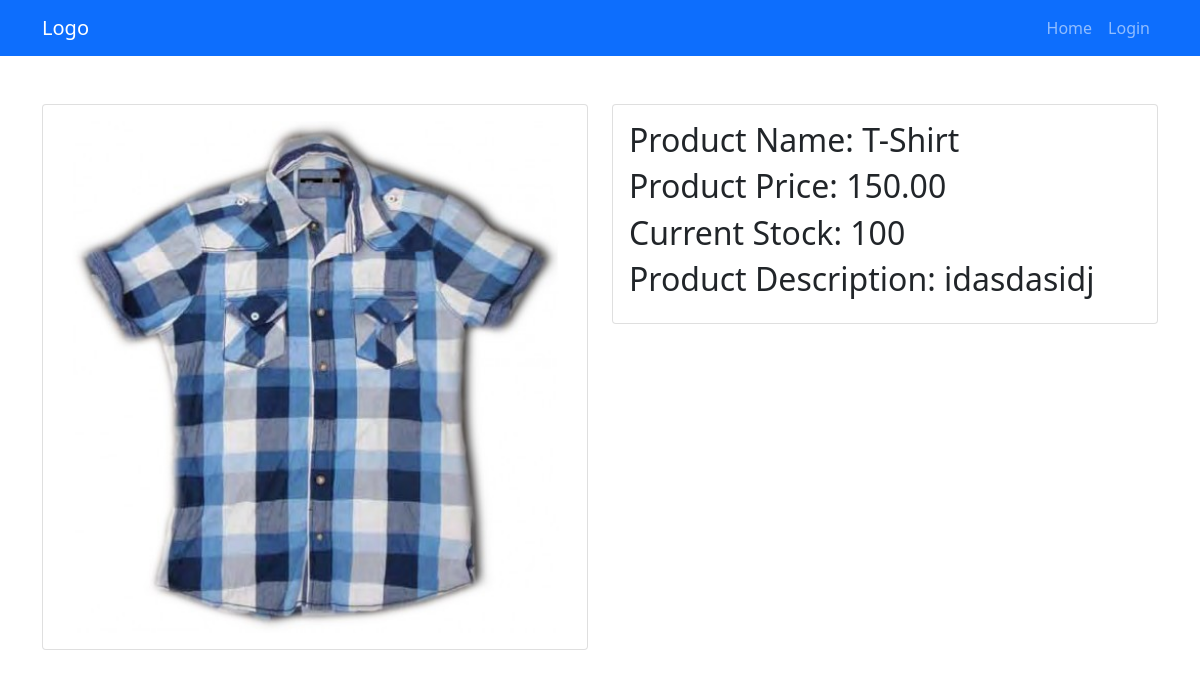
The app's page /pages/action.php?status=detail&id=7 with its own data.
### tables this page shows
CREATE TABLE `products` (
  `id` int(10) NOT NULL,
  `name` varchar(256) NOT NULL,
  `price` float(10,2) NOT NULL,
  `stock` int(10) NOT NULL,
  `description` text NOT NULL,
  `image` text NOT NULL
);

### app/classes/Product.php (called while the page is built, shortened)
<?php
class Product
{
    public function getProductInfoById($id)
    {
        $this->link = mysqli_connect('localhost', 'root', '', 'wp');
        if ($this->link)
        {
            $this->sql = "SELECT * FROM products WHERE id ='$id' ";
            if (mysqli_query($this->link, $this->sql))
            {
                $this->queryResult = mysqli_query($this->link, $this->sql);
                return mysqli_fetch_assoc($this->queryResult);
            }
            else
            {
                die('Query Problem...'.mysqli_error($this->link));
            }
        }
    }
}

### pages/detail.php (the view)
<?php include 'includes/header.php'; ?>
    <section class="py-5">
        <div class="container">
            <div class="row">
                <div class="col-md-6">
                    <div class="card card-body">
                        <img src="<?php echo $productInfo['image']; ?>" alt="" class="w-100">
                    </div>
                </div>
                <div class="col-md-6">
                    <div class="card card-body">
                        <h2 class="card-title">Product Name: <?php echo $productInfo['name']; ?></h2>
                        <h2 class="card-title">Product Price: <?php echo $productInfo['price']; ?></h2>
                        <h2 class="card-title">Current Stock: <?php echo $productInfo['stock']; ?></h2>
                        <h2 class="card-title">Product Description: <?php echo $productInfo['description']; ?></h2>
                    </div>
                </div>
            </div>
        </div>
    </section>
<?php include 'includes/footer.php'; ?>

### records on screen
products: image (picture), name "T-Shirt", price "150.00", stock "100", description "idasdasidj"
